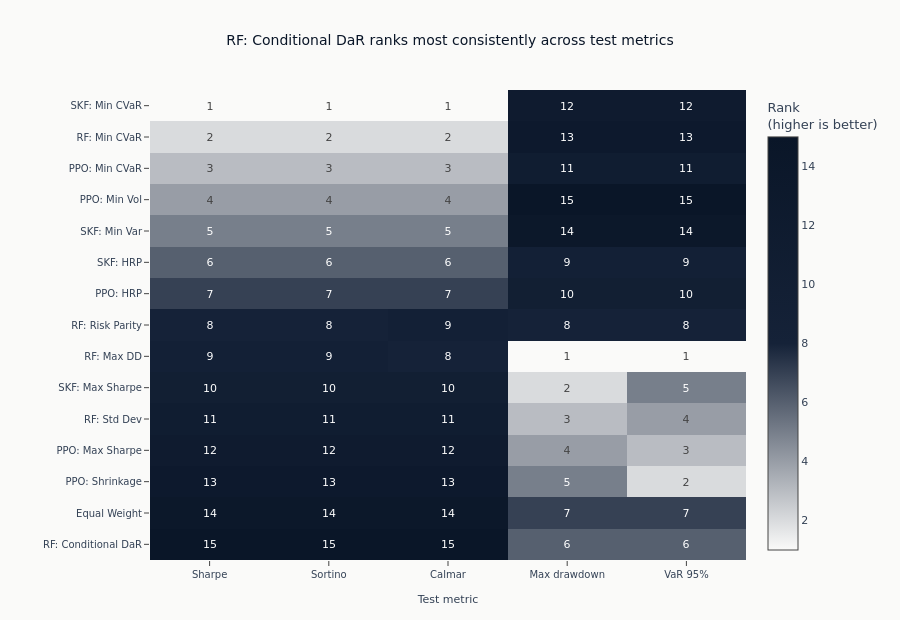

This figure's notebook cell:
### Markdown cell above
A rank heatmap compares unlike metrics without pretending their raw scales are commensurate.
Higher ranks are better for every displayed column, including less-negative loss measures.

### Code cell
metrics_cols = ["sharpe", "sortino", "calmar", "max_drawdown", "var_95"]
metric_labels = ["Sharpe", "Sortino", "Calmar", "Max drawdown", "VaR 95%"]
heatmap_data = eval_pd.set_index("portfolio")[metrics_cols]
ranked = heatmap_data.rank(axis=0)
consistency_leader = str(ranked.mean(axis=1).idxmax())

fig = go.Figure(
    data=go.Heatmap(
        z=ranked.values,
        x=metric_labels,
        y=ranked.index,
        text=np.rint(ranked.values).astype(int),
        texttemplate="%{text}",
        colorscale=[
            [0, COLORS["bg_light"]],
            [0.5, COLORS["blue_light"]],
            [1, COLORS["blue"]],
        ],
        zmin=1,
        zmax=len(ranked),
        colorbar=dict(title="Rank<br>(higher is better)"),
        hovertemplate="%{y}<br>%{x}: rank %{z:.0f}<extra></extra>",
    )
)
fig.update_layout(
    title=f"{consistency_leader} ranks most consistently across test metrics",
    xaxis_title="Test metric",
    height=620,
    margin=dict(l=150, r=80, t=90, b=60),
)
fig.show()

### Figure 1 — Plotly figure (JSON) as saved in the notebook; plotly's stock layout.template omitted (floating-point values rounded to 4 significant figures)
{"data": [{"colorbar": {"title": {"text": "Rank<br>(higher is better)"}}, "colorscale": [[0, "#FAFAF9"], [0.5, "#152238"], [1, "#0a1628"]], "hovertemplate": "%{y}<br>%{x}: rank %{z:.0f}<extra></extra>", "text": [[15, 15, 15, 6, 6], [14, 14, 14, 7, 7], [13, 13, 13, 5, 2], [12, 12, 12, 4, 3], [11, 11, 11, 3, 4], [10, 10, 10, 2, 5], [9, 9, 8, 1, 1], [8, 8, 9, 8, 8], [7, 7, 7, 10, 10], [6, 6, 6, 9, 9], [5, 5, 5, 14, 14], [4, 4, 4, 15, 15], [3, 3, 3, 11, 11], [2, 2, 2, 13, 13], [1, 1, 1, 12, 12]], "texttemplate": "%{text}", "type": "heatmap", "x": ["Sharpe", "Sortino", "Calmar", "Max drawdown", "VaR 95%"], "y": ["RF: Conditional DaR", "Equal Weight", "PPO: Shrinkage", "PPO: Max Sharpe", "RF: Std Dev", "SKF: Max Sharpe", "RF: Max DD", "RF: Risk Parity", "PPO: HRP", "SKF: HRP", "SKF: Min Var", "PPO: Min Vol", "PPO: Min CVaR", "RF: Min CVaR", "SKF: Min CVaR"], "z": [[15.0, 15.0, 15.0, 6.0, 6.0], [14.0, 14.0, 14.0, 7.0, 7.0], [13.0, 13.0, 13.0, 5.0, 2.0], [12.0, 12.0, 12.0, 4.0, 3.0], [11.0, 11.0, 11.0, 3.0, 4.0], [10.0, 10.0, 10.0, 2.0, 5.0], [9.0, 9.0, 8.0, 1.0, 1.0], [8.0, 8.0, 9.0, 8.0, 8.0], [7.0, 7.0, 7.0, 10.0, 10.0], [6.0, 6.0, 6.0, 9.0, 9.0], [5.0, 5.0, 5.0, 14.0, 14.0], [4.0, 4.0, 4.0, 15.0, 15.0], [3.0, 3.0, 3.0, 11.0, 11.0], [2.0, 2.0, 2.0, 13.0, 13.0], [1.0, 1.0, 1.0, 12.0, 12.0]], "zmax": 15, "zmin": 1}], "layout": {"height": 620, "margin": {"b": 60, "l": 150, "r": 80, "t": 90}, "title": {"text": "RF: Conditional DaR ranks most consistently across test metrics"}, "xaxis": {"title": {"text": "Test metric"}}}}
